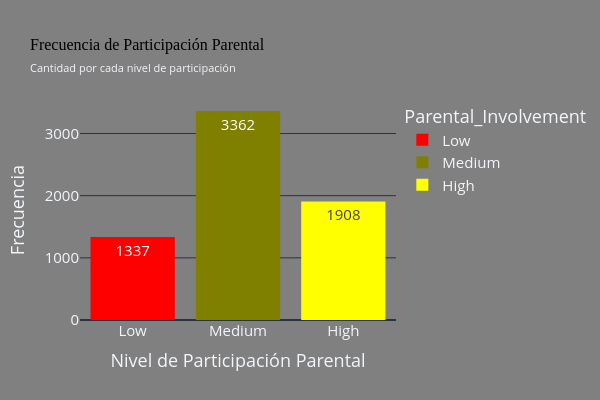

The notebook cell saved with this chart:
### Code cell
var = 'Parental_Involvement'
tit = 'Frecuencia de Participación Parental'
subtit = 'Cantidad por cada nivel de participación'
col = 'Parental_Involvement'
cods = ['red', 'olive', 'yellow']
textoA = True
x_titulo = 'Nivel de Participación Parental'
y_titulo = 'Frecuencia'
agrupados = False
histograma(var, tit, subtit, col, cods, textoA, x_titulo, y_titulo, agrupados)

### Figure 1 — Plotly figure (JSON) as saved in the notebook; plotly's stock layout.template omitted (floating-point values rounded to 4 significant figures; data arrays with more than 128 entries replaced by an {"elided": "..."} marker saying what was removed)
{"data": [{"bingroup": "x", "hovertemplate": "Parental_Involvement=%{x}<br>count=%{y}<extra></extra>", "legendgroup": "Low", "marker": {"color": "red", "pattern": {"shape": ""}}, "name": "Low", "orientation": "v", "showlegend": true, "texttemplate": "%{value}", "x": {"elided": "1337 str values"}, "xaxis": "x", "yaxis": "y", "type": "histogram"}, {"bingroup": "x", "hovertemplate": "Parental_Involvement=%{x}<br>count=%{y}<extra></extra>", "legendgroup": "Medium", "marker": {"color": "olive", "pattern": {"shape": ""}}, "name": "Medium", "orientation": "v", "showlegend": true, "texttemplate": "%{value}", "x": {"elided": "3362 str values"}, "xaxis": "x", "yaxis": "y", "type": "histogram"}, {"bingroup": "x", "hovertemplate": "Parental_Involvement=%{x}<br>count=%{y}<extra></extra>", "legendgroup": "High", "marker": {"color": "yellow", "pattern": {"shape": ""}}, "name": "High", "orientation": "v", "showlegend": true, "texttemplate": "%{value}", "x": {"elided": "1908 str values"}, "xaxis": "x", "yaxis": "y", "type": "histogram"}], "layout": {"xaxis": {"anchor": "y", "domain": [0.0, 1.0], "title": {"text": "Nivel de Participación Parental"}, "categoryorder": "array", "categoryarray": ["Low", "Medium", "High"]}, "yaxis": {"anchor": "x", "domain": [0.0, 1.0], "title": {"text": "Frecuencia"}}, "legend": {"title": {"text": "Parental_Involvement"}, "tracegroupgap": 0}, "title": {"subtitle": {"text": "Cantidad por cada nivel de participación"}, "text": "Frecuencia de Participación Parental", "pad": {"t": 20}, "font": {"family": "verdana", "color": "black", "size": 16}}, "barmode": "relative", "font": {"size": 15}, "paper_bgcolor": "gray", "plot_bgcolor": "gray", "height": 400, "width": 600}}
